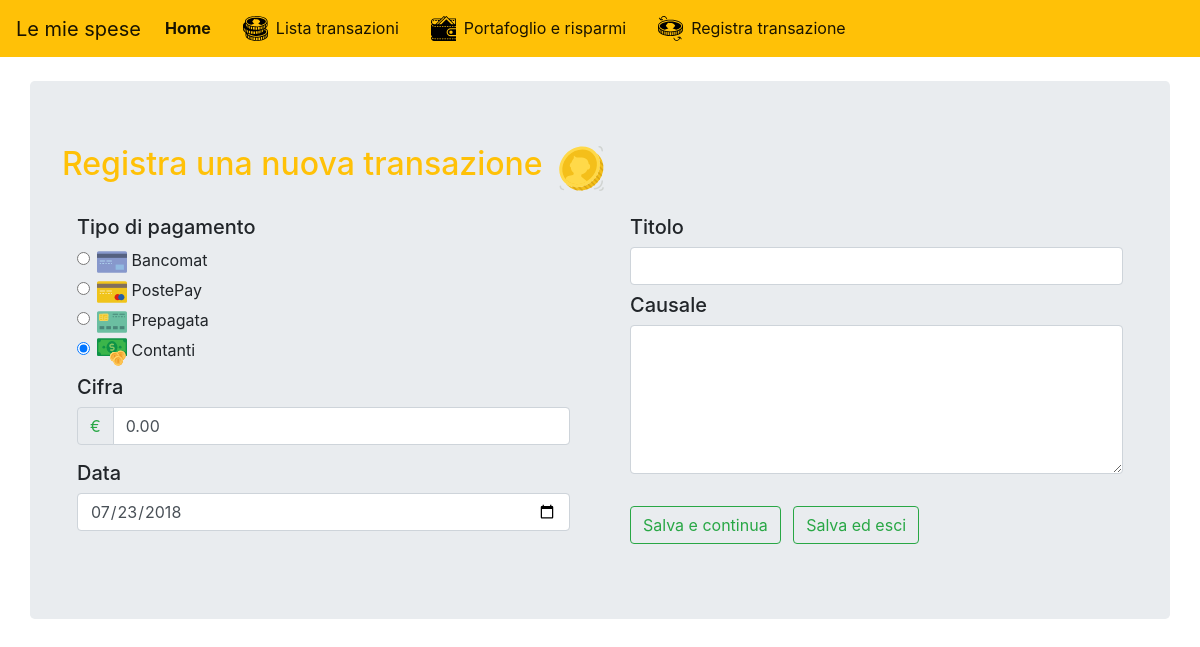
Page /nuova_spesa on the committed database.
### tables this page shows
CREATE TABLE `pagamenti` (
  `idPagamento` int(11) NOT NULL,
  `tipo` varchar(30) NOT NULL,
  `budget` double NOT NULL,
  `numTransazioni` int(11) NOT NULL,
  `imgPath` varchar(255) NOT NULL,
  `red` int(3) NOT NULL,
  `green` int(3) NOT NULL,
  `blue` int(3) NOT NULL
);

### application/controllers/Registra.php (called while the page is built, shortened)
<?php
class Registra extends CI_Controller {
  public function __construct()
  {
    $this->load->helper(array('form', 'url'));
    $this->load->library('form_validation');
    $this->load->helper('url_helper');
    $this->load->library('session');
  }
  public function index()
  {
    $data['lista_pagamenti'] = $this->Transazioni_model->get_pagamenti();
    $this->load->view('templates/header');
    $this->load->view('registra/create', $data);
    $this->load->view('templates/footer');
  }
}

### index.php (called while the page is built, shortened)
<?php
require_once BASEPATH.'core/CodeIgniter.php';

### application/models/Transazioni_model.php (called while the page is built, shortened)
<?php
class Transazioni_model extends CI_Model {
        public function get_pagamenti(){
          $query = $this->db->get('pagamenti');
          return $query->result_array();
        }
}

### application/views/registra/create.php (the view)
<?php echo form_open('registra/create');?>
<div class="container jumbotron">
  <div class="d-flex flex-row">
    <h2 class="text-warning d-flex align-self-center">Registra una nuova transazione</h2>
    <div class="d-flex align-items-stretch align-self-center ml-3">
      <img src="<?php echo base_url(); ?>assets/img/pagamenti/new.svg" alt="new" height="45" width="45">
    </div>
  </div>
  <div class="row mt-4">
    <div class="col-md-6">
      <div class="container mb-2">
        <h5>Tipo di pagamento</h5>
        <?php foreach ($lista_pagamenti as $item_pagamento): ?>
          <div class="form-check">
            <input class="form-check-input" type="radio" name="idPagamento" id="idPagamento<?php echo $item_pagamento['idPagamento']; ?>" value="<?php echo $item_pagamento['idPagamento']; ?>" checked>
            <label class="form-check-label" for="idPagamento<?php echo $item_pagamento['idPagamento']; ?>">
              <img src="<?php echo base_url().$item_pagamento['imgPath'];?>" alt="<?php echo $item_pagamento['tipo'] ?>" height="30" width="30"> <?php echo $item_pagamento['tipo'] ?>
            </label>
          </div>
        <?php endforeach; ?>
      </div>
      <div class="container mb-2">
        <h5>Cifra</h5>
        <div class="input-group mb-3">
          <div class="input-group-prepend">
            <span class="input-group-text text-success">€</span>
          </div>
          <input type="number" step="any" class="form-control" aria-label="Amount (to the nearest dollar)" value="0.00" name="cifra">
        </div>
      </div>
      <div class="container mb-4">
        <h5>Data</h5>
        <div class="input-group mb-3">
          <input type="date" class="form-control" value="<?php echo date("Y-m-d"); ?>" name="data">
        </div>
      </div>
    </div>
    <div class="col-md-6">
      <div class="container mb-2">
        <h5>Titolo</h5>
        <input type="text" class="form-control" name="titolo">
      </div>
      <div class="container mb-4">
        <h5>Causale</h5>
        <textarea class="form-control" style="min-height: 149px;" name="causale"></textarea>
      </div>
      <div class="container">
        <button type="submit" name="button" class="btn btn-outline-success mt-2 mr-2">Salva e continua</button>
        <button type="submit" name="button" class="btn btn-outline-success mt-2 mr-4" value="exit">Salva ed esci</button>
      </div>
    </div>
  </div>
</div>
</form>

### rows in the picture
pagamenti: shows a picture, tipo "Bancomat"
pagamenti: shows a picture, tipo "PostePay"
pagamenti: shows a picture, tipo "Prepagata"
pagamenti: shows a picture, tipo "Contanti"
